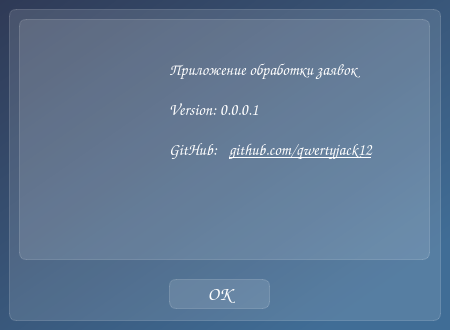
<?xml version="1.0" encoding="UTF-8"?>
<ui version="4.0">
 <class>MainWindow</class>
 <widget class="QMainWindow" name="MainWindow">
  <property name="geometry">
   <rect>
    <x>0</x>
    <y>0</y>
    <width>450</width>
    <height>330</height>
   </rect>
  </property>
  <property name="minimumSize">
   <size>
    <width>450</width>
    <height>330</height>
   </size>
  </property>
  <property name="maximumSize">
   <size>
    <width>450</width>
    <height>330</height>
   </size>
  </property>
  <property name="windowTitle">
   <string>О программе</string>
  </property>
  <property name="styleSheet">
   <string notr="true">background-color: qlineargradient(spread:pad, x1:0, y1:0, x2:0.840909, y2:0.881, stop:0 rgba(47, 58, 86, 255), stop:1 rgba(64, 109, 150, 255));
font-family: Comic Sans MS;</string>
  </property>
  <widget class="QWidget" name="centralwidget">
   <layout class="QVBoxLayout" name="verticalLayout">
    <item>
     <widget class="QFrame" name="frame">
      <property name="styleSheet">
       <string notr="true">background-color: rgba(255,255,255, 30);
border: 1px solid rgba(255,255,255,40);
border-radius: 7px;</string>
      </property>
      <property name="frameShape">
       <enum>QFrame::StyledPanel</enum>
      </property>
      <property name="frameShadow">
       <enum>QFrame::Raised</enum>
      </property>
      <widget class="QPushButton" name="exit_btm">
       <property name="geometry">
        <rect>
         <x>160</x>
         <y>270</y>
         <width>101</width>
         <height>30</height>
        </rect>
       </property>
       <property name="styleSheet">
        <string notr="true">QPushButton {
color: white;
border-radius: 7px;
font-weight: bold;
font-size: 14pt;
}
QPushButton:hover{
color: rgb(141, 170, 255);
}
QPushButton:pressed{
background-color: rgdargba(255, 255, 255, 70);
}</string>
       </property>
       <property name="text">
        <string>OK</string>
       </property>
      </widget>
      <widget class="QFrame" name="frame_2">
       <property name="geometry">
        <rect>
         <x>10</x>
         <y>10</y>
         <width>411</width>
         <height>241</height>
        </rect>
       </property>
       <property name="styleSheet">
        <string notr="true">background-color: rgba(255,255,255, 30);
border: 1px solid rgba(255,255,255,40);
border-radius: 7px;</string>
       </property>
       <property name="frameShape">
        <enum>QFrame::StyledPanel</enum>
       </property>
       <property name="frameShadow">
        <enum>QFrame::Raised</enum>
       </property>
       <widget class="QLabel" name="label">
        <property name="geometry">
         <rect>
          <x>20</x>
          <y>20</y>
          <width>120</width>
          <height>200</height>
         </rect>
        </property>
        <property name="styleSheet">
         <string notr="true">background-color: none;
border: none;</string>
        </property>
        <property name="text">
         <string/>
        </property>
        <property name="pixmap">
         <pixmap resource="res-rs.qrc">:/ico/resources/icons/cat.png</pixmap>
        </property>
       </widget>
       <widget class="QLabel" name="label_2">
        <property name="geometry">
         <rect>
          <x>150</x>
          <y>40</y>
          <width>241</width>
          <height>21</height>
         </rect>
        </property>
        <property name="styleSheet">
         <string notr="true">color: white;
font-size: 12pt;
background-color: none;
border: none;</string>
        </property>
        <property name="text">
         <string>Приложение обработки заявок</string>
        </property>
       </widget>
       <widget class="QLabel" name="label_3">
        <property name="geometry">
         <rect>
          <x>150</x>
          <y>80</y>
          <width>121</width>
          <height>21</height>
         </rect>
        </property>
        <property name="styleSheet">
         <string notr="true">color: white;
font-size: 12pt;
background-color: none;
border: none;</string>
        </property>
        <property name="text">
         <string>Version: 0.0.0.1</string>
        </property>
       </widget>
       <widget class="QLabel" name="link_label">
        <property name="geometry">
         <rect>
          <x>210</x>
          <y>120</y>
          <width>191</width>
          <height>21</height>
         </rect>
        </property>
        <property name="styleSheet">
         <string notr="true">color: white;
font-size: 12pt;
background-color: none;
border: none;</string>
        </property>
        <property name="text">
         <string>&lt;html&gt;&lt;head/&gt;&lt;body&gt;&lt;p&gt;&lt;a href=&quot;https://github.com/qwertyjack12&quot;&gt;&lt;span style=&quot; color:#ffffff;&quot;&gt;github.com/qwertyjack12&lt;/span&gt;&lt;/a&gt;&lt;/p&gt;&lt;/body&gt;&lt;/html&gt;</string>
        </property>
       </widget>
       <widget class="QLabel" name="label_5">
        <property name="geometry">
         <rect>
          <x>150</x>
          <y>120</y>
          <width>61</width>
          <height>21</height>
         </rect>
        </property>
        <property name="styleSheet">
         <string notr="true">color: white;
font-size: 12pt;
background-color: none;
border: none;</string>
        </property>
        <property name="text">
         <string>GitHub:</string>
        </property>
       </widget>
       <widget class="QLabel" name="label_gif">
        <property name="geometry">
         <rect>
          <x>200</x>
          <y>150</y>
          <width>150</width>
          <height>80</height>
         </rect>
        </property>
        <property name="styleSheet">
         <string notr="true">background-color: none;
border: none;</string>
        </property>
        <property name="text">
         <string/>
        </property>
       </widget>
      </widget>
     </widget>
    </item>
   </layout>
  </widget>
 </widget>
 <resources>
  <include location="res-rs.qrc"/>
 </resources>
 <connections/>
</ui>
